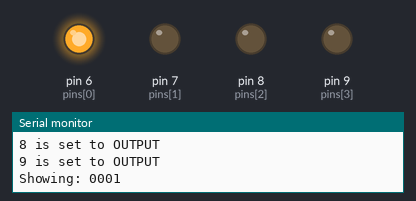
The sketch below on a simulated Arduino Uno, built with avr-gcc and run on an emulated ATmega328P. Parts: output pins drawn as LEDs (lit = HIGH), the last lines printed to the serial monitor.

Above: at 0.4 s.
At 2.2 s:
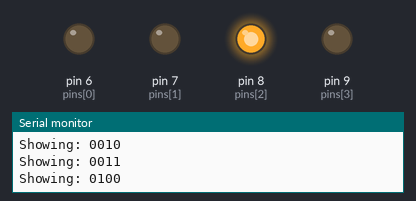
At 4.6 s:
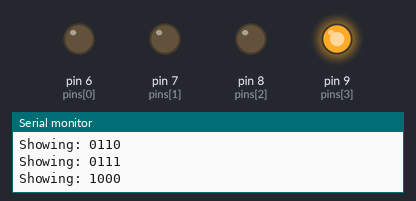
At 7.0 s:
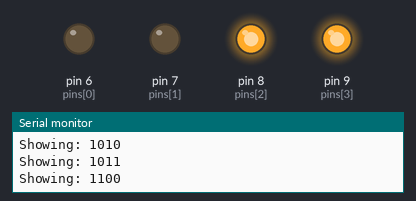
At 8.7 s:
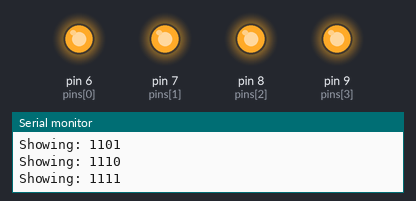
At 9.4 s:
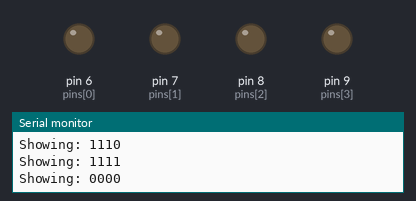
Timing chart, 0 to 12.5 s (numbered marks = the images above):
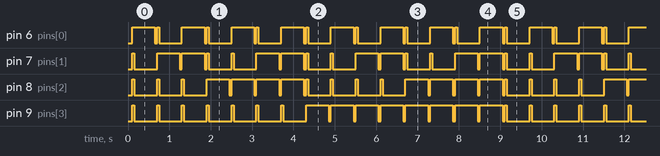

Measured:
- by itself, pin 6 (pins[0]): repeats every 1.2 s: LOW 0.05 s, HIGH 0.05 s, LOW 0.55 s, HIGH 0.55 s
- by itself, pin 7 (pins[1]): repeats every 2.4 s: LOW 0.55 s, 2 × (HIGH 0.55 s, LOW 0.05 s), HIGH 0.05 s, LOW 0.55 s, HIGH 0.05 s
- by itself, pin 9 (pins[3]): moves between LOW and HIGH, repeating every 9.6 s
- by itself, pin 8 (pins[2]): repeats every 4.8 s: 2 × (LOW 0.55 s, HIGH 0.05 s), LOW 0.55 s, 4 × (HIGH 0.55 s, LOW 0.05 s), HIGH 0.05 s, LOW 0.55 s, HIGH 0.05 s

The sketch:

fourBitBinaryLedCounter.ino
```cpp
String stringOfBits = "0000";//starting value of binary to show on LED board.

int pins[] = {6, 7, 8, 9};//array of actual pin numbers LEDs are connected to. Length of this array should be equal to lengh of stringOfBits
int lengthOfDelay = 500;//time to show current binary in miliseconds
int lengthOfInBetweenBlink = 100;//set this to 0 to avoid inbetween blink


void showInBetweenBlink() {
  for (int i=sizeof(pins)/sizeof(int) - 1; i > -1; i--) {
    digitalWrite(pins[i], LOW);
  }
  delay(lengthOfInBetweenBlink/2);
  for (int i=sizeof(pins)/sizeof(int) - 1; i > -1; i--) {
    digitalWrite(pins[i], HIGH);
  }
  delay(lengthOfInBetweenBlink/2);
  for (int i=sizeof(pins)/sizeof(int) - 1; i > -1; i--) {
    digitalWrite(pins[i], LOW);
  }
}


void showCurrentBinaryOnLEDs(int duration){
  int pin_index = 0;
  for (int i=sizeof(pins)/sizeof(int) - 1; i > -1; i--) {
    if (stringOfBits[pin_index]== '1') {
      digitalWrite(pins[i], HIGH);
    }
    pin_index++;
  }

  delay(duration);
  for (int i=sizeof(pins)/sizeof(int) - 1; i > -1; i--) {
    digitalWrite(pins[i], LOW);
  }
}

void getNextStringOfBits() {
  int dragDigit = 0;
  for (int i = stringOfBits.length()-1; i > -1; i--) {
    if (dragDigit == 0) {
      if (stringOfBits[i] == '0') {
        stringOfBits[i] = '1';
        dragDigit = 0;
        return;
      } else {
        stringOfBits[i] = '0';
        dragDigit = 1;
      }
    } else {
      if (stringOfBits[i] == '0') {
        stringOfBits[i] = '1';
        dragDigit = 0;
        return;
      } else {
        stringOfBits[i] = '0';
        dragDigit = 1;
      }
    }
  }
  return;
}

void setup() {
  // put your setup code here, to run once:
  Serial.begin(9600);

  Serial.println("Prepearing pins: ");
  //Serial.println(test.length());
  for (int i = 0; i < sizeof(pins)/sizeof(int); i++){
    pinMode(pins[i], OUTPUT);
    Serial.print(pins[i]);
    Serial.println(" is set to OUTPUT");
  }
}

void loop() {
  // put your main code here, to run repeatedly:
  getNextStringOfBits();
  Serial.println("Showing: "+stringOfBits);
  showInBetweenBlink();
  showCurrentBinaryOnLEDs(lengthOfDelay);
}
```
